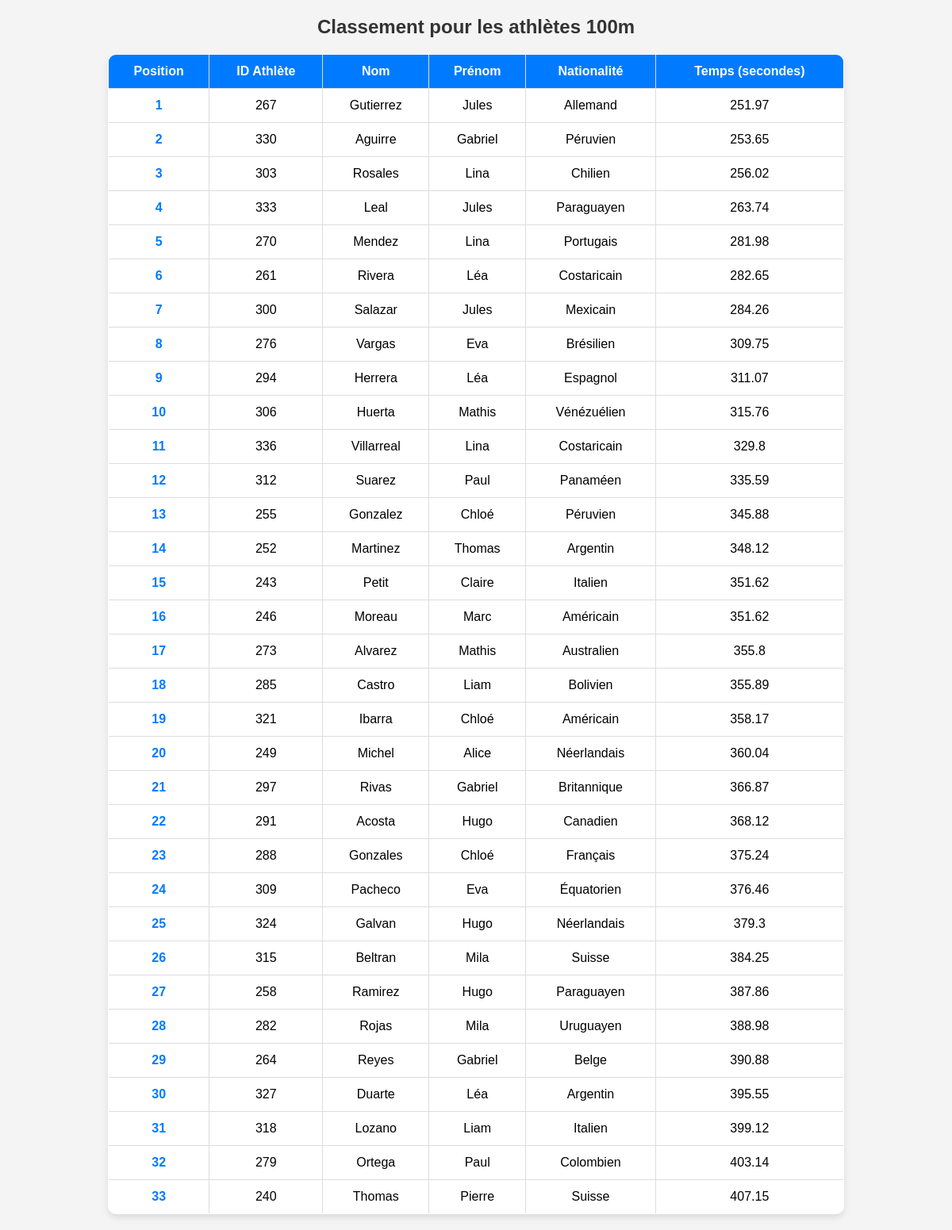
The page /classement1000.php on the database its author committed.
### tables this page shows
CREATE TABLE `athelete` (
  `name` varchar(255) NOT NULL,
  `firstname` varchar(255) NOT NULL,
  `email` varchar(255) NOT NULL,
  `password` varchar(255) NOT NULL,
  `id` bigint(20) UNSIGNED NOT NULL,
  `nationality` varchar(20) NOT NULL,
  `distance` int(32) NOT NULL,
  `date_de_naissance` date DEFAULT NULL,
  `penality` varchar(255) DEFAULT NULL,
  `status` varchar(255) NOT NULL DEFAULT 'attente'
);

### classement1000.php (the view, shortened to what this page needs)
<!DOCTYPE html>
<html lang="en">
<head>
</head>
<body>
</body>
</html>
<?php
$db_server = "localhost";
$db_user = "root";
$db_pass = "";
$db_name = "test";
$connexion = mysqli_connect($db_server, $db_user, $db_pass, $db_name);
$sql = "SELECT a.id, a.name, a.firstname, a.nationality,
(SELECT c.temps FROM course_athelete c WHERE c.athelete_id = a.id LIMIT 1) AS temps
FROM athelete a
WHERE a.distance = 1000 HAVING temps IS NOT NULL AND temps > 0";
$result = $connexion->query($sql);
$resultats = $result->fetch_all(MYSQLI_ASSOC);
usort($resultats, fn($a, $b) => $a['temps'] <=> $b['temps']);
function afficherTableau($resultats) {
    echo "<h2>Classement pour les athlètes 100m</h2>";
    echo "<table border='1'>
    <tr>
        <th>Position</th>
        <th>ID Athlète</th>
        <th>Nom</th>
        <th>Prénom</th>
        <th>Nationalité</th>
        <th>Temps (secondes)</th>
    </tr>";
    foreach ($resultats as $index => $resultat) {
        echo "<tr>";
        echo "<td>" . ($index + 1) . "</td>";
        echo "<td>" . htmlspecialchars($resultat['id']) . "</td>";
        echo "<td>" . htmlspecialchars($resultat['name']) . "</td>";
        echo "<td>" . htmlspecialchars($resultat['firstname']) . "</td>";
        echo "<td>" . htmlspecialchars($resultat['nationality']) . "</td>";
        echo "<td>" . htmlspecialchars($resultat['temps']) . "</td>";
        echo "</tr>";
    }
    echo "</table>";
}
afficherTableau($resultats);
?>

### classement1000.php (style rules this page uses)
body { font-family: Arial, sans-serif; background-color: #f4f4f4; text-align: center; margin: 20px; }
h2 { color: #333; }
table { width: 80%; margin: 20px auto; border-collapse: collapse; background: white; box-shadow: 0px 4px 8px rgba(0, 0, 0, 0.1); border-radius: 10px; overflow: hidden; }
th, td { padding: 12px; border: 1px solid #ddd; text-align: center; }
th { background: #007BFF; color: white; font-weight: bold; }
tr { opacity: 0; animation: fadeInUp 1s ease-out forwards; }
tr:nth-child(odd) { animation-delay: 0.4s; }
tr:nth-child(even) { animation-delay: 0.6s; }
td:first-child { font-weight: bold; color: #007BFF; }

### rows shown on the page
athelete: id "267", name "Gutierrez", firstname "Jules", nationality "Allemand", temps "251.97"
athelete: id "330", name "Aguirre", firstname "Gabriel", nationality "Péruvien", temps "253.65"
athelete: id "303", name "Rosales", firstname "Lina", nationality "Chilien", temps "256.02"
athelete: id "333", name "Leal", firstname "Jules", nationality "Paraguayen", temps "263.74"
athelete: id "270", name "Mendez", firstname "Lina", nationality "Portugais", temps "281.98"
athelete: id "261", name "Rivera", firstname "Léa", nationality "Costaricain", temps "282.65"
athelete: id "300", name "Salazar", firstname "Jules", nationality "Mexicain", temps "284.26"
athelete: id "276", name "Vargas", firstname "Eva", nationality "Brésilien", temps "309.75"
athelete: id "294", name "Herrera", firstname "Léa", nationality "Espagnol", temps "311.07"
athelete: id "306", name "Huerta", firstname "Mathis", nationality "Vénézuélien", temps "315.76"
athelete: id "336", name "Villarreal", firstname "Lina", nationality "Costaricain", temps "329.8"
athelete: id "312", name "Suarez", firstname "Paul", nationality "Panaméen", temps "335.59"
athelete: id "255", name "Gonzalez", firstname "Chloé", nationality "Péruvien", temps "345.88"
athelete: id "252", name "Martinez", firstname "Thomas", nationality "Argentin", temps "348.12"
athelete: id "243", name "Petit", firstname "Claire", nationality "Italien", temps "351.62"
athelete: id "246", name "Moreau", firstname "Marc", nationality "Américain", temps "351.62"
athelete: id "273", name "Alvarez", firstname "Mathis", nationality "Australien", temps "355.8"
athelete: id "285", name "Castro", firstname "Liam", nationality "Bolivien", temps "355.89"
athelete: id "321", name "Ibarra", firstname "Chloé", nationality "Américain", temps "358.17"
athelete: id "249", name "Michel", firstname "Alice", nationality "Néerlandais", temps "360.04"
athelete: id "297", name "Rivas", firstname "Gabriel", nationality "Britannique", temps "366.87"
athelete: id "291", name "Acosta", firstname "Hugo", nationality "Canadien", temps "368.12"
athelete: id "288", name "Gonzales", firstname "Chloé", nationality "Français", temps "375.24"
athelete: id "309", name "Pacheco", firstname "Eva", nationality "Équatorien", temps "376.46"
athelete: id "324", name "Galvan", firstname "Hugo", nationality "Néerlandais", temps "379.3"
athelete: id "315", name "Beltran", firstname "Mila", nationality "Suisse", temps "384.25"
athelete: id "258", name "Ramirez", firstname "Hugo", nationality "Paraguayen", temps "387.86"
athelete: id "282", name "Rojas", firstname "Mila", nationality "Uruguayen", temps "388.98"
athelete: id "264", name "Reyes", firstname "Gabriel", nationality "Belge", temps "390.88"
athelete: id "327", name "Duarte", firstname "Léa", nationality "Argentin", temps "395.55"
athelete: id "318", name "Lozano", firstname "Liam", nationality "Italien", temps "399.12"
athelete: id "279", name "Ortega", firstname "Paul", nationality "Colombien", temps "403.14"
athelete: id "240", name "Thomas", firstname "Pierre", nationality "Suisse", temps "407.15"
